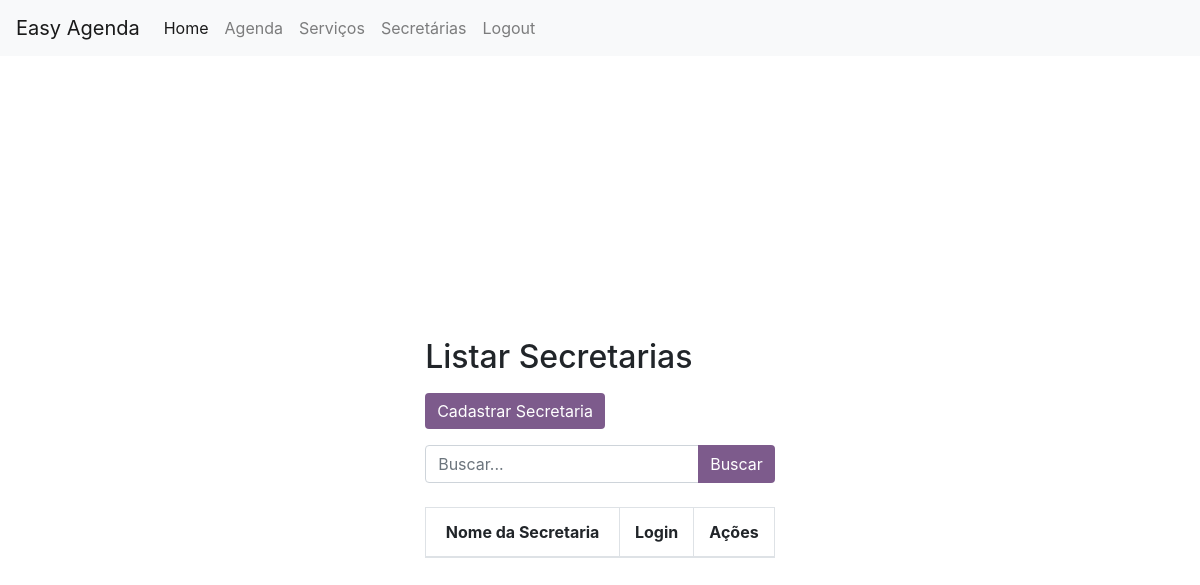
The page /index.php?controller=secretarias&action=index on the database as committed earlier.
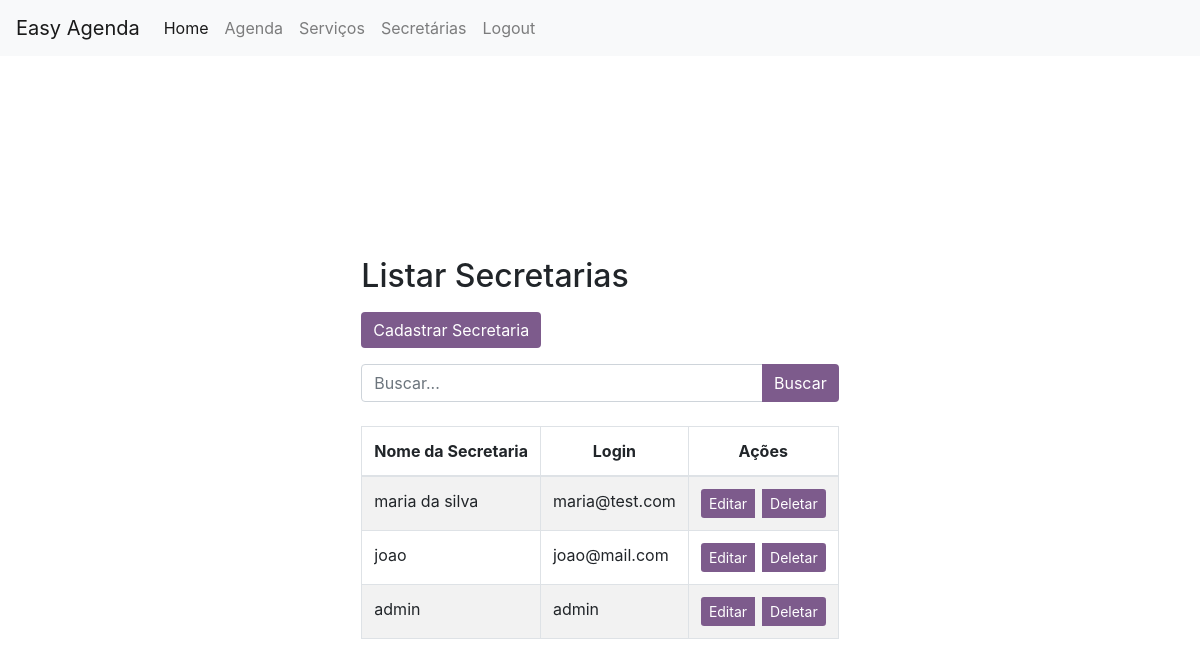
The same page on the database as committed later.
### tables this page shows
CREATE TABLE `secretarias` (
  `id` int(11) NOT NULL AUTO_INCREMENT,
  `nome_secretaria` varchar(100) DEFAULT NULL,
  `login` varchar(50) NOT NULL,
  `senha` varchar(255) NOT NULL,
  PRIMARY KEY (`id`),
  UNIQUE KEY `login` (`login`)
);

### app/controllers/SecretariasController.php (called while the page is built, shortened)
<?php
require_once 'config/database.php';
class SecretariasController {
    private $db;
    public function __construct() {
        $database = new Database();
        $this->db = $database->connect();
    }
    public function index() {
        $query = "SELECT secretarias.* FROM secretarias ";
        $stmt = $this->db->prepare($query);
        $stmt->execute();
        $result = $stmt;
        include 'app/views/secretarias/index.php';
    }
}
?>

### index.php (called while the page is built, shortened)
<?php
require_once './app/controllers/SecretariasController.php';
$controller = isset($_GET['controller']) ? $_GET['controller'] : 'login';
$action = isset($_GET['action']) ? $_GET['action'] : 'index';
switch ($controller) {
    case 'secretarias':
        $controller = new SecretariasController();
        break;
}
$controller->{$action}();
?>

### config/database.php (called while the page is built, shortened)
<?php
class Database {
    private $host = "localhost";
    private $user = "root";
    private $password = "";
    private $dbname ="bancoagendasalaoo";
    public function connect() {
        $this->conn = null;
        try {
            $this->conn = new PDO("mysql:host=" . $this->host . ";dbname=" . $this->dbname, $this->user, $this->password);
            $this->conn->setAttribute(PDO::ATTR_ERRMODE, PDO::ERRMODE_EXCEPTION);
        } catch(PDOException $exception) {
            echo "Erro de conexão: " . $exception->getMessage();
        }
        return $this->conn;
    }
}
?>

### app/views/secretarias/index.php (the view, shortened to what this page needs)
<?php include 'app/views/header.php'; ?>
<div class="row justify-content-center">
    <div class="container d-flex align-items-center justify-content-center min-vh-100">
        <div class="col-mt-4">
    <h2 class="mb-3">Listar Secretarias</h2>
    <div class="mb-3">
        <button type="submit" class="btn" style="background-color: #7d5b8c; color: white; border: none;">
            <a href="index.php?controller=secretarias&action=create" style="color: white;">Cadastrar Secretaria</a>
        </button>
    </div>
    <form method="get" action="index.php" class="mb-4">
        <div class="input-group">
            <input type="text" name="search" class="form-control" placeholder="Buscar..." value="<?php echo htmlspecialchars(isset($_GET['search']) ? $_GET['search'] : '', ENT_QUOTES); ?>">
            <div class="input-group-append">
                <button type="submit" class="btn" style="background-color: #7d5b8c; color: white; border: none;">Buscar</button>
            </div>
        </div>
    </form>
    <table class="table table-striped table-bordered">
        <thead>
            <tr>
                <th style="text-align: center;">Nome da Secretaria</th>
                <th style="text-align: center;">Login</th>
                <th style="text-align: center;">Ações</th>
            </tr>
        </thead>
        <tbody>
            <?php while ($row = $result->fetch(PDO::FETCH_ASSOC)): ?>
            <tr>
                <td><?php echo htmlspecialchars($row['nome_secretaria']); ?></td>
                <td><?php echo htmlspecialchars($row['login']); ?></td>
                <td>
                <div class="btn-group" style="display: flex; gap: 0.5rem;" role="group">
                    <a href="index.php?controller=secretarias&action=edit&id=<?php echo $row['id']; ?>" class="btn btn-danger btn-sm" style="background-color: #7d5b8c; color: white; border: none;">Editar</a>
                    <a href="index.php?controller=secretarias&action=delete&id=<?php echo $row['id']; ?>" class="btn btn-danger btn-sm" style="background-color: #7d5b8c; color: white; border: none;">Deletar</a>
                </td>
            </tr>
            <?php endwhile; ?>
        </tbody>
    </table>
</div>
<?php include 'app/views/footer.php'; ?>

Rows that differ between the two databases and show on the page:
added secretarias: nome_secretaria "maria da silva", login "maria@test.com"
added secretarias: nome_secretaria "joao", login "joao@mail.com"
added secretarias: nome_secretaria "admin", login "admin"
